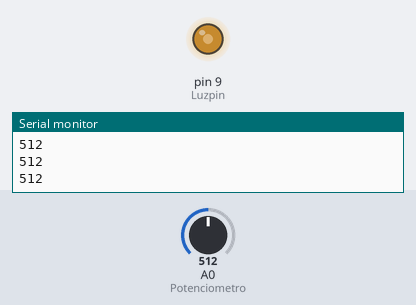
This sketch was run on a simulated Arduino Uno, built with avr-gcc and run on an emulated ATmega328P. On the bench: output pins drawn as LEDs (lit = HIGH), the last lines printed to the serial monitor. The test bench sets the inputs (shaded band); at power-on: A0 (Potenciometro) = 512.

Above: at 1.2 s.
1.3 s: A0 (Potenciometro) set to 716
At 2.5 s:
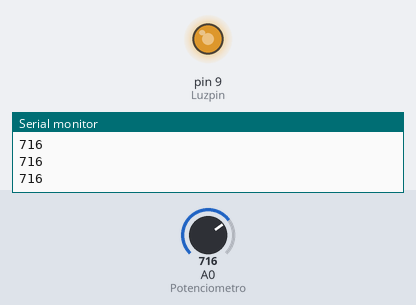
2.8 s: A0 (Potenciometro) set to 900
At 4.0 s:
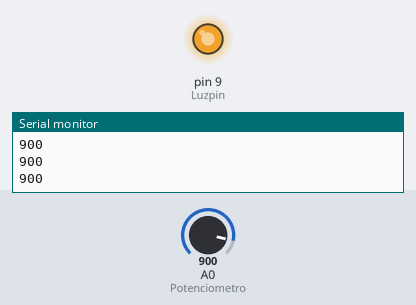
4.3 s: A0 (Potenciometro) set to 122
At 5.0 s:
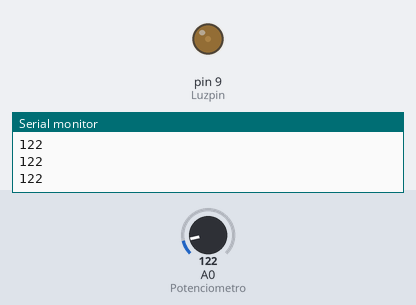
5.8 s: A0 (Potenciometro) set to 0
At 6.2 s:
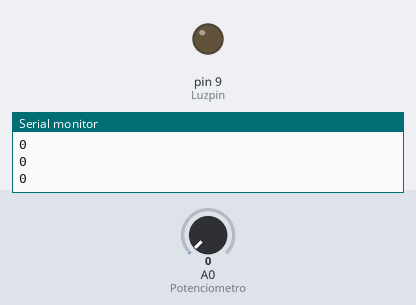
Timing chart, 0 to 8.3 s (numbered marks = the images above; inputs shaded):
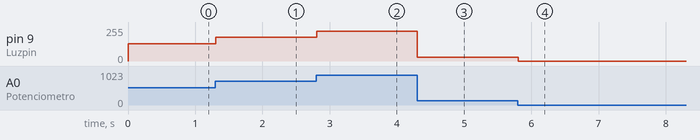

Measured:
- after the input at 1.3 s, pin 9 (Luzpin): 128/255 → 179/255 at once
- after the input at 2.8 s, pin 9 (Luzpin): 179/255 → 225/255 at once
- after the input at 4.3 s, pin 9 (Luzpin): 225/255 → 30/255 at once
- after the input at 5.8 s, pin 9 (Luzpin): 30/255 → 0/255 at once

The sketch:

Clase_2104.ino
```cpp
int Pulsador = 7;
int EstadoPul;

int Potenciometro = A0;
int EstadoPot;
int Luzpin = 9;
int Luz;

void setup() {
  // put your setup code here, to run once:

//pinMode(Pulsador, INPUT);

pinMode(Luzpin, OUTPUT);

Serial.begin(9600);

}

void loop() {
  // put your main code here, to run repeatedly:

//EstadoPul = digitalRead(Pulsador);
//Serial.println(EstadoPul);

EstadoPot = analogRead(Potenciometro);
Serial.println(EstadoPot);

Luz = EstadoPot / 4;
analogWrite(Luzpin, Luz);

}
```
